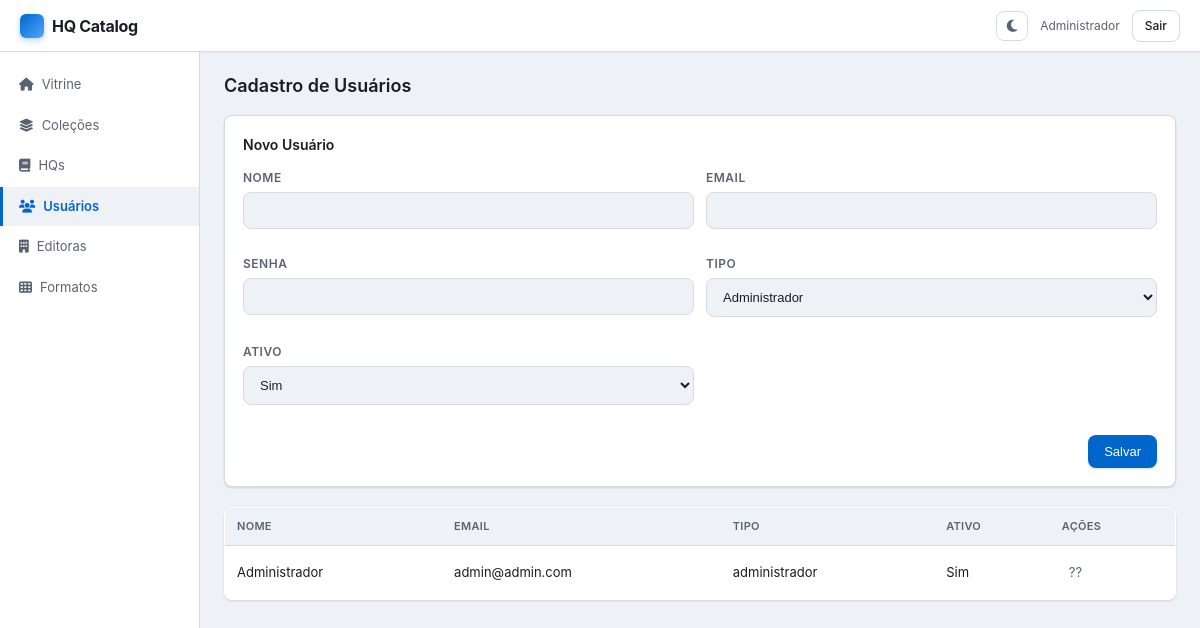
/usuarios.php (signed in), run on the app's committed database.
### tables this page shows
CREATE TABLE usuarios (
            id INTEGER PRIMARY KEY AUTOINCREMENT,
            nome TEXT NOT NULL,
            email TEXT UNIQUE NOT NULL,
            senha TEXT NOT NULL,
            tipo TEXT DEFAULT 'jornaleiro',
            ativo INTEGER DEFAULT 1,
            created_at DATETIME DEFAULT CURRENT_TIMESTAMP
        );

### usuarios.php (the view, shortened to what this page needs)
<?php
$db = getDB();
$usuarios = $db->query("SELECT * FROM usuarios ORDER BY nome")->fetchAll();
$edit = null;
?>
<!DOCTYPE html>
<html lang="pt-BR">
<head>
    <link rel="stylesheet" href="style.css">
    <link rel="stylesheet" href="https://cdnjs.cloudflare.com/ajax/libs/font-awesome/6.5.1/css/all.min.css">
</head>
<body>
    <?php include 'header.php'; ?>
    <main class="main-content">
        <div class="page-header"><h2>Cadastro de Usuários</h2></div>
        <div class="form-section">
            <h3><?= $edit ? 'Editar' : 'Novo' ?> Usuário</h3>
            <form method="POST">
                <div class="form-grid">
                    <div class="form-group"><label>Nome</label><input type="text" name="nome" value="<?= htmlspecialchars($edit['nome'] ?? '') ?>" required></div>
                    <div class="form-group"><label>Email</label><input type="email" name="email" value="<?= htmlspecialchars($edit['email'] ?? '') ?>" required></div>
                    <div class="form-group"><label>Senha <?= $edit ? '(deixe em branco para manter)' : '' ?></label><input type="password" name="senha" <?= !$edit ? 'required' : '' ?>></div>
                    <div class="form-group"><label>Tipo</label><select name="tipo"><option value="administrador" <?= ($edit['tipo']??'')=='administrador'?'selected':'' ?>>Administrador</option></select></div>
                    <div class="form-group"><label>Ativo</label><select name="ativo"><option value="1" <?= ($edit['ativo']??1)==1?'selected':'' ?>>Sim</option></select></div>
                </div>
                <div class="form-actions">
                    <button type="submit" class="btn btn-primary">Salvar</button>
                </div>
            </form>
        </div>
        <table class="data-table" style="margin-top:20px">
            <thead><tr><th>Nome</th><th>Email</th><th>Tipo</th><th>Ativo</th><th>Ações</th></tr></thead>
            <tbody>
            <?php foreach ($usuarios as $u): ?>
                <tr style="<?= !$u['ativo']?'opacity:0.5':'' ?>">
                    <td><?= htmlspecialchars($u['nome']) ?></td>
                    <td><?= htmlspecialchars($u['email']) ?></td>
                    <td><?= $u['tipo'] ?></td>
                    <td><?= $u['ativo'] ? 'Sim' : 'Não' ?></td>
                    <td><a href="usuarios.php?edit=<?= $u['id'] ?>" class="btn-icon">??</a></td>
                </tr>
            <?php endforeach; ?>
            </tbody>
        </table>
    </main>
</body>
</html>

### style.css (style rules this page uses)
:root { --bg: #eef1f6; --surface: #ffffff; --surface-hover: #f4f6f9; --header-bg: #ffffff; --header-border: #d5dbe3; --text: #1a1d23; --text-secondary: #5a6470; --border: #d5dbe3; --border-strong: #b8c0cc; --primary: #0066cc; --primary-hover: #0052a3; --danger: #cc0000; --success: #00875a; --warning: #d97706; --shadow: 0 1px 3px rgba(0,0,0,0.08), 0 1px 2px rgba(0,0,0,0.05); --shadow-hover: 0 8px 25px rgba(0,0,0,0.15); --overlay: rgba(0,0,0,0.5); --radius: 8px; --transition: 0.2s ease; }
* { margin: 0; padding: 0; box-sizing: border-box; }
body { font-family: -apple-system, BlinkMacSystemFont, 'Segoe UI', Roboto, sans-serif; background: var(--bg); color: var(--text); font-size: 14px; line-height: 1.5; transition: background var(--transition), color var(--transition); }
.form-group { margin-bottom: 14px; }
.form-group label { display: block; margin-bottom: 5px; font-size: 12px; font-weight: 600; color: var(--text-secondary); text-transform: uppercase; letter-spacing: 0.5px; }
.form-group input, .form-group select, .form-group textarea { width: 100%; padding: 10px 12px; border: 1.5px solid var(--border); border-radius: 8px; font-size: 13px; background: var(--bg); color: var(--text); transition: border-color var(--transition), box-shadow var(--transition); }
.form-grid { display: grid; grid-template-columns: 1fr 1fr; gap: 12px; }
.form-actions { display: flex; gap: 8px; justify-content: flex-end; margin-top: 16px; }
.form-section { background: var(--surface); border-radius: var(--radius); padding: 18px; margin-bottom: 16px; border: 1px solid var(--border); box-shadow: var(--shadow); }
.form-section h3 { font-size: 14px; font-weight: 600; margin-bottom: 14px; }
.btn { display: inline-flex; align-items: center; gap: 6px; padding: 9px 16px; border: none; border-radius: 8px; font-size: 13px; font-weight: 500; cursor: pointer; text-decoration: none; transition: all var(--transition); }
.btn-primary { background: var(--primary); color: white; box-shadow: 0 1px 2px rgba(0,102,204,0.2); }
.btn-icon { background: none; border: none; cursor: pointer; padding: 7px; border-radius: 6px; color: var(--text-secondary); text-decoration: none; font-size: 13px; transition: all var(--transition); display: inline-flex; align-items: center; justify-content: center; }
.main-content { flex: 1; margin-left: 200px; padding: 20px 24px; max-width: 1400px; }
.data-table { width: 100%; border-collapse: collapse; background: var(--surface); border-radius: var(--radius); overflow: hidden; border: 1px solid var(--border); box-shadow: var(--shadow); }
.data-table th { background: var(--bg); padding: 10px 12px; text-align: left; font-size: 11px; text-transform: uppercase; color: var(--text-secondary); letter-spacing: 0.3px; font-weight: 600; border-bottom: 1px solid var(--border); }
.data-table td { padding: 10px 12px; border-bottom: 1px solid var(--border); font-size: 13px; }
.data-table tbody tr:last-child td { border-bottom: none; }
.page-header { display: flex; justify-content: space-between; align-items: center; margin-bottom: 16px; }
.page-header h2 { font-size: 18px; font-weight: 600; }

### data on the page
usuarios: nome "Administrador", email "admin@admin.com", tipo "administrador", ativo "Sim"

### other printed values
$_SESSION['usuario']['nome'] "Administrador"
